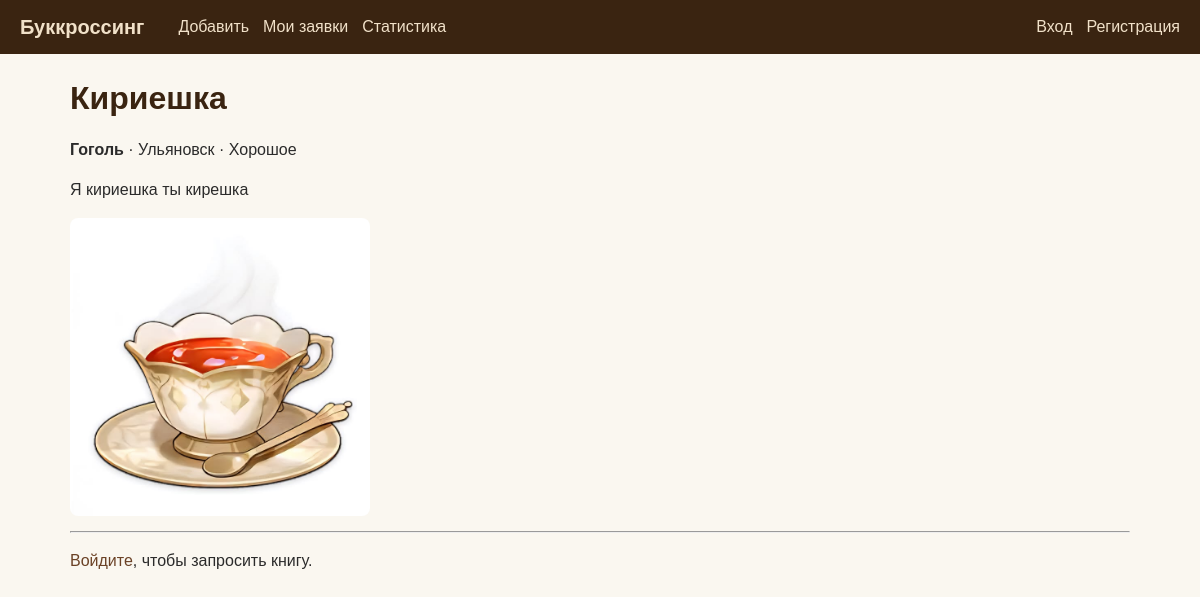
The app's page /book/38/ with its own data.
### books/models.py (models this page shows, shortened)
class Copy(models.Model):
    STATUS_CHOICES = [
        ("available", "Доступна"),
        ("reserved", "Резерв"),
        ("gone", "Передана"),
    ]
    title = models.CharField(max_length=200)
    author = models.CharField(max_length=200)
    genre = models.CharField(max_length=20, choices=GENRES, default="other")
    city = models.CharField(max_length=100)
    condition = models.CharField(max_length=200, blank=True)
    description = models.TextField(blank=True)
    image = models.ImageField(upload_to="books/", blank=True)
    status = models.CharField(max_length=20, choices=STATUS_CHOICES, default="available")
    owner = models.ForeignKey(User, on_delete=models.CASCADE, related_name="copies")
    created_at = models.DateTimeField(auto_now_add=True)

### books/views.py (the view)
# urls.py: path("book/<int:pk>/", v.book_detail, name="book_detail"),
def book_detail(request, pk):
    copy = get_object_or_404(Copy, pk=pk)
    return render(request, "book_detail.html", {"copy": copy})

### templates/book_detail.html
{% extends "base.html" %}
{% block content %}
<h1>{{ copy.title }}</h1>
<p><b>{{ copy.author }}</b> · {{ copy.city }} · {{ copy.condition|default:"—" }}</p>
<p>{{ copy.description|default:"" }}</p>
{% if copy.image %}
    <img src="{{ copy.image.url }}" style="max-width:300px; border-radius:8px;">
{% endif %}
<hr>
{% if user.is_authenticated %}
    {% if copy.owner_id == user.id %}
        <a class="btn" href="{% url 'book_edit' copy.id %}">Изменить</a>
        <a class="btn btn-red" href="{% url 'book_delete' copy.id %}">Удалить</a>
    {% elif copy.status == "available" %}
        <a class="btn" href="{% url 'make_request' copy.id %}">Запросить (1 балл)</a>
    {% endif %}
{% else %}
    <p><a href="{% url 'login' %}">Войдите</a>, чтобы запросить книгу.</p>
{% endif %}
{% endblock %}

### static/style.css (style rules this page uses)
* { box-sizing: border-box; }
body { margin: 0; font-family: Arial, sans-serif; background: #faf7f0; color: #2b2b2b; line-height: 1.5; }
a { color: #6b4226; text-decoration: none; }
h1, h2 { color: #3a2411; margin: 0 0 16px; }

### records on screen
Copy: title "Кириешка", author "Гоголь", city "Ульяновск", condition "Хорошое", description "Я кириешка ты кирешка", image (picture)
